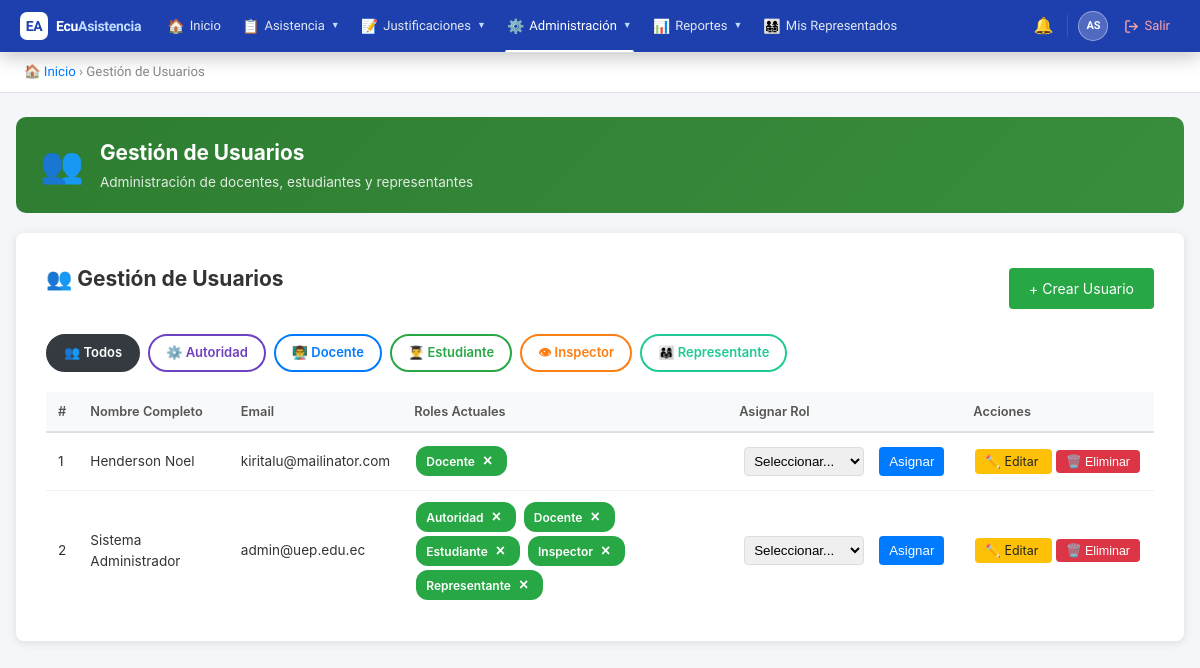
/public/?action=users (signed in), run on an earlier commit of the app's database.
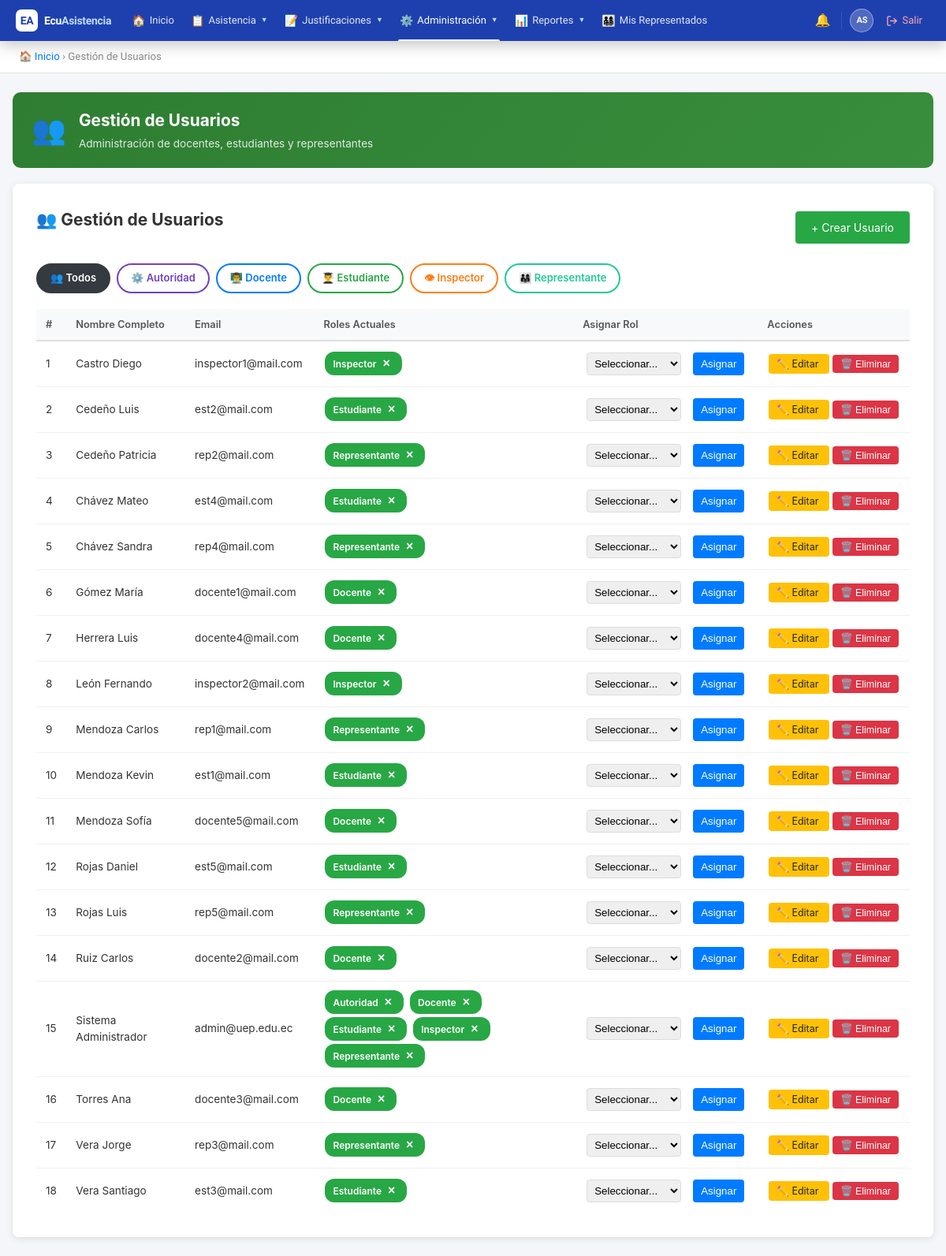
And on a later commit of the database.
### tables this page shows
CREATE TABLE `roles` (
  `id` int(11) NOT NULL AUTO_INCREMENT,
  `name` varchar(50) NOT NULL,
  `description` text DEFAULT NULL,
  `created_at` timestamp NOT NULL DEFAULT current_timestamp(),
  `updated_at` timestamp NOT NULL DEFAULT current_timestamp() ON UPDATE current_timestamp(),
  PRIMARY KEY (`id`),
  UNIQUE KEY `name` (`name`)
);

CREATE TABLE `users` (
  `id` int(11) NOT NULL AUTO_INCREMENT,
  `institution_id` int(11) NOT NULL,
  `username` varchar(50) NOT NULL,
  `email` varchar(100) NOT NULL,
  `password` varchar(255) NOT NULL,
  `first_name` varchar(100) NOT NULL,
  `last_name` varchar(100) NOT NULL,
  `dni` varchar(20) DEFAULT NULL,
  `phone` varchar(20) DEFAULT NULL,
  `reset_token` varchar(255) DEFAULT NULL,
  `reset_expires` datetime DEFAULT NULL,
  `is_active` tinyint(1) DEFAULT 1,
  `is_superadmin` tinyint(1) NOT NULL DEFAULT 0,
  `created_at` timestamp NOT NULL DEFAULT current_timestamp(),
  `updated_at` timestamp NOT NULL DEFAULT current_timestamp() ON UPDATE current_timestamp(),
  PRIMARY KEY (`id`),
  UNIQUE KEY `username` (`username`),
  UNIQUE KEY `email` (`email`),
  UNIQUE KEY `dni` (`dni`),
  KEY `institution_id` (`institution_id`),
  CONSTRAINT `users_ibfk_1` FOREIGN KEY (`institution_id`) REFERENCES `institutions` (`id`)
);

### controllers/UserController.php (called while the page is built, shortened)
<?php
require_once BASE_PATH . '/models/User.php';
require_once BASE_PATH . '/models/Role.php';
class UserController {
    private $userModel;
    private $roleModel;
    public function __construct() {
        $db = new Database();
        $this->userModel = new User($db);
        $this->roleModel = new Role($db);
    }
    public function index() {
        $users = $this->userModel->getAll();
        $roles = $this->roleModel->getAll();
        include BASE_PATH . '/views/users/index.php';
    }
}

### config/database.php (called while the page is built)
<?php
class Database {
    private $host = 'localhost';
    private $db = 'ecuasistencia2026_db';
    private $user = 'root';
    private $pass = '';
    private $charset = 'utf8mb4';
    private $pdo;
    public function connect() {
        if ($this->pdo === null) {
            $dsn = "mysql:host={$this->host};dbname={$this->db};charset={$this->charset}";
            $options = [
                PDO::ATTR_ERRMODE => PDO::ERRMODE_EXCEPTION,
                PDO::ATTR_DEFAULT_FETCH_MODE => PDO::FETCH_ASSOC,
                PDO::ATTR_EMULATE_PREPARES => false,
            ];
            try {
                $this->pdo = new PDO($dsn, $this->user, $this->pass, $options);
            } catch (PDOException $e) {
                die('Error de conexión: ' . $e->getMessage());
            }
        }
        return $this->pdo;
    }
}

### models/Role.php (called while the page is built, shortened)
<?php
class Role {
    private $db;
    public function __construct($database) {
        $this->db = $database->connect();
    }
    public function getAll() {
        $sql = "SELECT * FROM roles ORDER BY name";
        $stmt = $this->db->query($sql);
        return $stmt->fetchAll();
    }
}

### models/User.php (called while the page is built, shortened)
<?php
class User {
    public $db;
    public function __construct($database) {
        $this->db = $database->connect();
    }
    public function getAll() {
        $sql = "SELECT u.*, GROUP_CONCAT(r.name) as roles
                FROM users u
                LEFT JOIN user_roles ur ON u.id = ur.user_id
                LEFT JOIN roles r ON ur.role_id = r.id
                WHERE u.institution_id = :institution_id
                GROUP BY u.id
                ORDER BY u.last_name, u.first_name";
        $stmt = $this->db->prepare($sql);
        $stmt->execute([':institution_id' => $_SESSION['institution_id']]);
        return $stmt->fetchAll();
    }
}

### views/users/index.php (the view, shortened to what the rows shown need)
<!DOCTYPE html>
<html lang="es">
<head>
</head>
<body>
    <?php include BASE_PATH . '/views/partials/navbar.php'; ?>
<div class="container">
    <div class="page-header" style="background:linear-gradient(135deg,#2e7d32,#388e3c);">
        <div>
            <h1>Gestión de Usuarios</h1>
        </div>
    </div>
        <div class="card">
            <div class="header-actions">
                <h2>👥 Gestión de Usuarios</h2>
            </div>
            <?php
            $roleIcons = ['docente'=>'👨‍🏫','estudiante'=>'👨‍🎓','inspector'=>'👁','autoridad'=>'⚙️','representante'=>'👨‍👩‍👧'];
            $roleColors = [
                'docente'      => ['active'=>'background:#007bff;color:white;border-color:#007bff;',      'outline'=>'color:#007bff;border-color:#007bff;'],
                'estudiante'   => ['active'=>'background:#28a745;color:white;border-color:#28a745;',     'outline'=>'color:#28a745;border-color:#28a745;'],
                'inspector'    => ['active'=>'background:#fd7e14;color:white;border-color:#fd7e14;',     'outline'=>'color:#fd7e14;border-color:#fd7e14;'],
                'autoridad'    => ['active'=>'background:#6f42c1;color:white;border-color:#6f42c1;',     'outline'=>'color:#6f42c1;border-color:#6f42c1;'],
                'representante'=> ['active'=>'background:#20c997;color:white;border-color:#20c997;',     'outline'=>'color:#20c997;border-color:#20c997;'],
            ];
            $currentFilter = $_GET['filter_role'] ?? '';
            ?>
            <div style="display:flex;gap:8px;flex-wrap:wrap;margin-bottom:20px;">
                <a href="?action=users"
                   style="padding:7px 16px;border-radius:20px;text-decoration:none;font-size:13px;font-weight:600;border:2px solid;
                          <?= $currentFilter==='' ? 'background:#343a40;color:white;border-color:#343a40;' : 'color:#343a40;border-color:#343a40;background:white;' ?>">
                    👥 Todos
                </a>
                <?php foreach($roles as $role):
                    $rn  = $role['name'];
                    $ico = $roleIcons[$rn] ?? '👤';
                    $col = $roleColors[$rn] ?? ['active'=>'background:#007bff;color:white;border-color:#007bff;','outline'=>'color:#007bff;border-color:#007bff;'];
                    $isActive = ($currentFilter === $rn);
                ?>
                <a href="?action=users&filter_role=<?= $rn ?>"
                   style="padding:7px 16px;border-radius:20px;text-decoration:none;font-size:13px;font-weight:600;border:2px solid;
                          <?= $isActive ? $col['active'] : $col['outline'].'background:white;' ?>">
                    <?= $ico ?> <?= ucfirst($rn) ?>
                </a>
                <?php endforeach; ?>
            </div>
            <table>
                <thead>
                    <tr>
                        <th>#</th>
                        <th>Nombre Completo</th>
                        <th>Email</th>
                        <th>Roles Actuales</th>
                        <th>Asignar Rol</th>
                        <th>Acciones</th>
                    </tr>
                </thead>
                <tbody>
                    <?php
                    $filteredUsers = $users;
                    ?>
                    <?php if(empty($filteredUsers)): ?>
                        <tr>
                            <td colspan="7" style="text-align:center;">No hay usuarios con este rol</td>
                        </tr>
                    <?php else: ?>
                         <?php
                        $counter = 1;
                        foreach($filteredUsers as $user):
                        ?>
                        <tr>
                            <td><?= $counter++ ?></td>
                            <td><?= $user['last_name'] . ' ' . $user['first_name'] ?></td>
                            <td><?= $user['email'] ?></td>
                            <td>
                                <?php if($user['roles']): ?>
                                    <?php
                                    $db = new Database();
                                    $sqlRoles = "SELECT r.id, r.name
                                                FROM roles r
                                                INNER JOIN user_roles ur ON r.id = ur.role_id
                                                WHERE ur.user_id = :user_id
                                                ORDER BY r.name";
                                    $stmtRoles = $db->connect()->prepare($sqlRoles);
                                    $stmtRoles->execute([':user_id' => $user['id']]);
                                    $userRolesData = $stmtRoles->fetchAll(PDO::FETCH_ASSOC);
                                    foreach($userRolesData as $roleData):
                                    ?>
                                        <span class="badge">
                                            <?= ucfirst($roleData['name']) ?>
                                            <form method="POST" action="?action=remove_role<?= isset($_GET['filter_role']) ? '&filter_role=' . $_GET['filter_role'] : '' ?>" style="display: inline;" onsubmit="return confirmRemoveRole(event, '<?= ucfirst($roleData['name']) ?>', '<?= $user['last_name'] . ' ' . $user['first_name'] ?>')">
                                                <button type="submit" class="btn-remove-role">×</button>
                                            </form>
                                        </span>
                                    <?php endforeach; ?>
                                <?php else: ?>
                                    <em>Sin roles</em>
                                <?php endif; ?>
                            </td>
                            <td>
                                <form method="POST" action="?action=assign_role<?= isset($_GET['filter_role']) ? '&filter_role=' . $_GET['filter_role'] : '' ?>" style="display: inline-flex; gap: 5px;">
                                    <select name="role_id" required style="padding: 5px;">
                                        <option value="">Seleccionar...</option>
                                    </select>
                                    <button type="submit" style="padding: 5px 10px;">Asignar</button>
                                </form>
                            </td>
                            <td class="action-buttons">
                                <a href="?action=edit_user&id=<?= $user['id'] ?>"
                                   class="btn-warning btn-sm"
                                   style="text-decoration: none; padding: 5px 10px; border-radius: 4px;">
                                    ✏️ Editar
                                </a>
                                <form method="POST" action="?action=delete_user" style="display: inline;" onsubmit="return confirmDelete(event, '<?= $user['last_name'] . ' ' . $user['first_name'] ?>')">
                                    <button type="submit" class="btn-danger btn-sm">
                                        🗑️ Eliminar
                                    </button>
                                </form>
                            </td>
                        </tr>
                        <?php endforeach; ?>
                    <?php endif; ?>
                </tbody>
            </table>
        </div>
    </div>
</body>
</html>

What changed in the data, as far as the page shows it:
removed users: last_name "Henderson", first_name "Noel", email "kiritalu@mailinator.com", roles (name "Docente")
added users: last_name "Castro", first_name "Diego", email "inspector1@mail.com", roles (name "Inspector")
added users: last_name "Cedeño", first_name "Luis", email "est2@mail.com", roles (name "Estudiante")
added users: last_name "Cedeño", first_name "Patricia", email "rep2@mail.com", roles (name "Representante")
added users: last_name "Chávez", first_name "Mateo", email "est4@mail.com", roles (name "Estudiante")
added users: last_name "Chávez", first_name "Sandra", email "rep4@mail.com", roles (name "Representante")
added users: last_name "Gómez", first_name "María", email "docente1@mail.com", roles (name "Docente")
added users: last_name "Herrera", first_name "Luis", email "docente4@mail.com", roles (name "Docente")
added users: last_name "León", first_name "Fernando", email "inspector2@mail.com", roles (name "Inspector")
added users: last_name "Mendoza", first_name "Carlos", email "rep1@mail.com", roles (name "Representante")
added users: last_name "Mendoza", first_name "Kevin", email "est1@mail.com", roles (name "Estudiante")
added users: last_name "Mendoza", first_name "Sofía", email "docente5@mail.com", roles (name "Docente")
added users: last_name "Rojas", first_name "Daniel", email "est5@mail.com", roles (name "Estudiante")
added users: last_name "Rojas", first_name "Luis", email "rep5@mail.com", roles (name "Representante")
added users: last_name "Ruiz", first_name "Carlos", email "docente2@mail.com", roles (name "Docente")
added users: last_name "Torres", first_name "Ana", email "docente3@mail.com", roles (name "Docente")
added users: last_name "Vera", first_name "Jorge", email "rep3@mail.com", roles (name "Representante")
added users: last_name "Vera", first_name "Santiago", email "est3@mail.com", roles (name "Estudiante")
